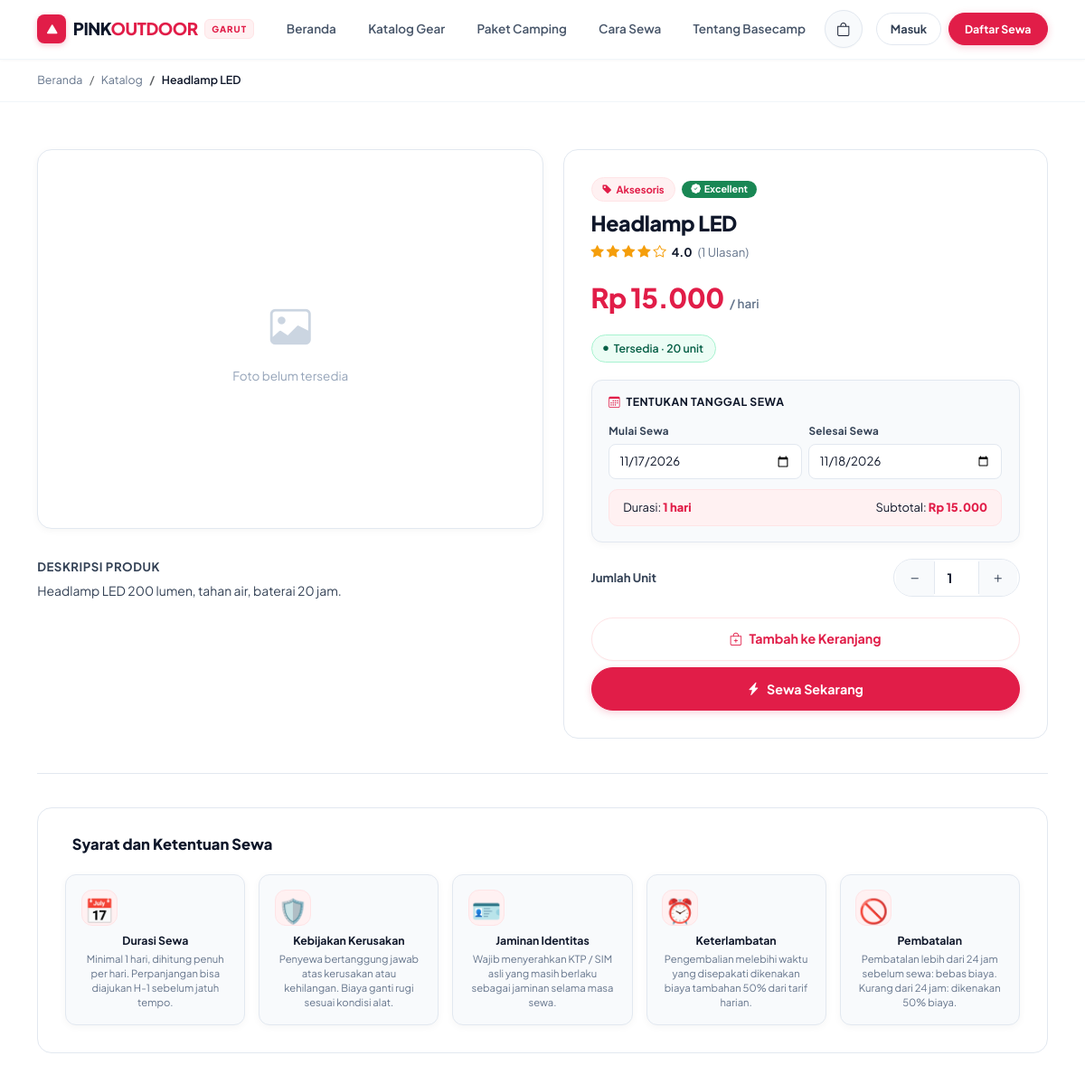
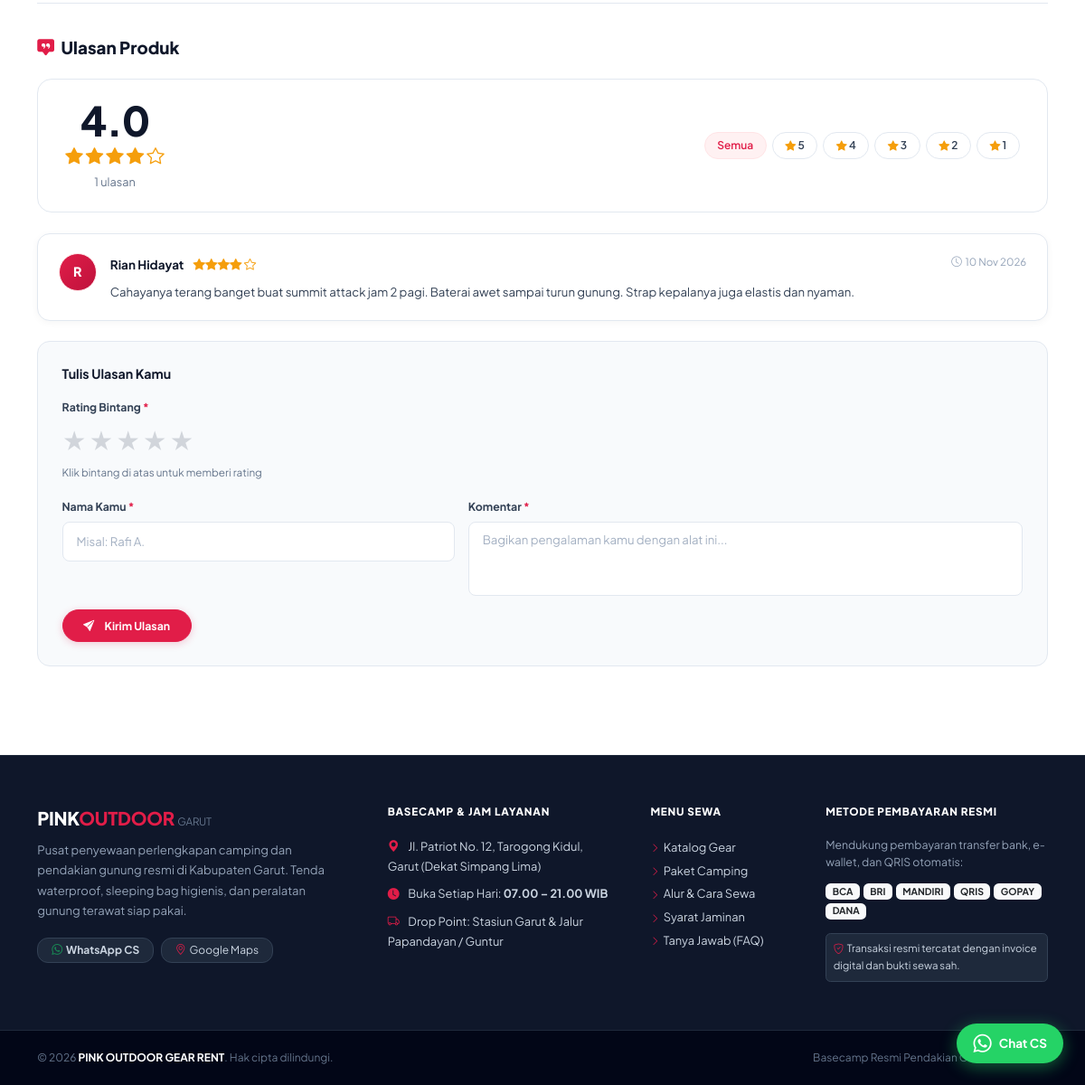
The app's page /detail.php?id=9 with its own data (2 pictures, top to bottom).
### tables this page shows
CREATE TABLE IF NOT EXISTS `products` (
  `id`            INT(11) NOT NULL AUTO_INCREMENT,
  `category_id`   INT(11) NOT NULL,
  `name`          VARCHAR(150) NOT NULL,
  `description`   TEXT DEFAULT NULL,
  `price_per_day` DECIMAL(10,2) NOT NULL,
  `stock`         INT(11) NOT NULL DEFAULT 1,
  `condition`     ENUM('excellent','good','fair') NOT NULL DEFAULT 'good',
  `image`         VARCHAR(255) DEFAULT 'no-image.png',
  `status`        ENUM('available','unavailable') NOT NULL DEFAULT 'available',
  `created_at`    TIMESTAMP DEFAULT CURRENT_TIMESTAMP,
  `updated_at`    TIMESTAMP DEFAULT CURRENT_TIMESTAMP ON UPDATE CURRENT_TIMESTAMP,
  PRIMARY KEY (`id`),
  FOREIGN KEY (`category_id`) REFERENCES `categories`(`id`) ON DELETE CASCADE
);

CREATE TABLE IF NOT EXISTS `categories` (
  `id`         INT(11) NOT NULL AUTO_INCREMENT,
  `name`       VARCHAR(100) NOT NULL,
  `slug`       VARCHAR(100) NOT NULL UNIQUE,
  `icon`       VARCHAR(50) DEFAULT 'bi-box',
  `created_at` TIMESTAMP DEFAULT CURRENT_TIMESTAMP,
  PRIMARY KEY (`id`)
);

CREATE TABLE IF NOT EXISTS `reviews` (
  `id`         INT(11) NOT NULL AUTO_INCREMENT,
  `product_id` INT(11) NOT NULL,
  `user_id`    INT(11) DEFAULT NULL,
  `user_name`  VARCHAR(100) NOT NULL,
  `rating`     INT(1) NOT NULL DEFAULT 5,
  `comment`    TEXT NOT NULL,
  `created_at` TIMESTAMP DEFAULT CURRENT_TIMESTAMP,
  PRIMARY KEY (`id`),
  FOREIGN KEY (`product_id`) REFERENCES `products`(`id`) ON DELETE CASCADE
);

### config/session.php (called while the page is built, shortened)
<?php
function isLoggedIn(): bool {
    return isset($_SESSION['user_id']) && !empty($_SESSION['user_id']);
}

### detail.php (the view, shortened to what this page needs)
<?php
require_once 'config/config.php';
$productId = (int)($_GET['id'] ?? 0);
$stmt = $conn->prepare(
    "SELECT p.*, c.name AS category_name, c.slug AS category_slug
     FROM products p
     JOIN categories c ON p.category_id = c.id
     WHERE p.id = ? AND p.status = 'available'
     LIMIT 1"
);
$stmt->bind_param('i', $productId);
$stmt->execute();
$product = $stmt->get_result()->fetch_assoc();
$starFilter  = (int)($_GET['stars'] ?? 0);
$reviewsSql  = "SELECT * FROM reviews WHERE product_id = ?";
$reviewTypes = 'i';
$reviewParams = [$productId];
$reviewsSql .= " ORDER BY created_at DESC";
$rStmt = $conn->prepare($reviewsSql);
$rStmt->bind_param($reviewTypes, ...$reviewParams);
$rStmt->execute();
$reviews = $rStmt->get_result()->fetch_all(MYSQLI_ASSOC);
$avgRow = $conn->prepare("SELECT AVG(rating) AS avg_r, COUNT(*) AS total FROM reviews WHERE product_id = ?");
$avgRow->bind_param('i', $productId);
$avgRow->execute();
$avgData = $avgRow->get_result()->fetch_assoc();
$avgRating   = round((float)($avgData['avg_r'] ?? 0), 1);
$totalReviews = (int)($avgData['total'] ?? 0);
$baseUrl     = BASE_URL;
$imgFilename = $product['image'] ?? '';
$imgPath     = UPLOAD_PATH . 'gear/' . $imgFilename;
$hasImage    = !empty($imgFilename) && $imgFilename !== 'no-image.png' && file_exists($imgPath) && is_file($imgPath);
$mainImgSrc  = $hasImage
    ? $baseUrl . 'uploads/gear/' . htmlspecialchars($imgFilename)
    : $baseUrl . 'assets/img/no-image.svg';
$conditionMap = [
    'excellent' => ['label' => 'Excellent', 'cls' => 'bg-success text-white'],
    'good'      => ['label' => 'Good',      'cls' => 'bg-warning text-dark'],
    'fair'      => ['label' => 'Fair',      'cls' => 'bg-secondary text-white'],
];
$condBadge = $conditionMap[$product['condition']] ?? ['label' => ucfirst($product['condition']), 'cls' => 'bg-secondary text-white'];
?>
<!DOCTYPE html>
<html lang="id">
<head>
  <link href="https://cdn.jsdelivr.net/npm/bootstrap@5.3.2/dist/css/bootstrap.min.css" rel="stylesheet">
  <link href="https://cdn.jsdelivr.net/npm/bootstrap-icons@1.11.3/font/bootstrap-icons.min.css" rel="stylesheet">
  <link href="assets/css/style.css" rel="stylesheet">
</head>
<body>
<?php include 'config/partials/navbar.php'; ?>
<div class="detail-breadcrumb">
  <div class="container">
    <nav aria-label="breadcrumb">
      <ol class="breadcrumb">
        <li class="breadcrumb-item"><a href="<?= $baseUrl ?>index.php">Beranda</a></li>
        <li class="breadcrumb-item"><a href="<?= $baseUrl ?>katalog.php">Katalog</a></li>
        <li class="breadcrumb-item active" aria-current="page"><?= htmlspecialchars($product['name']) ?></li>
      </ol>
    </nav>
  </div>
</div>
<div class="container py-5">
  <div class="row g-5">
    <div class="col-lg-6">
      <div class="detail-img-box" id="mainImgBox">
        <?php if ($hasImage): ?>
          <img src="<?= $mainImgSrc ?>" alt="<?= htmlspecialchars($product['name']) ?>"
               id="mainImg" loading="eager"
               onerror="this.onerror=null;this.src='<?= $baseUrl ?>assets/img/no-image.svg'">
        <?php else: ?>
          <div class="no-img-placeholder">
            <i class="bi bi-image" style="font-size:3rem;color:#cbd5e1;"></i>
            <span>Foto belum tersedia</span>
          </div>
        <?php endif; ?>
      </div>
      <div class="mt-4 d-none d-lg-block">
        <h6 class="fw-700 mb-2" style="font-size:.88rem;color:#334155;text-transform:uppercase;letter-spacing:.5px;">Deskripsi Produk</h6>
        <p style="font-size:.93rem;color:#334155;line-height:1.75;">
          <?= nl2br(htmlspecialchars($product['description'] ?? 'Belum ada deskripsi.')) ?>
        </p>
      </div>
    </div>
    <div class="col-lg-6">
      <div class="detail-info-card">
        <div class="d-flex align-items-center gap-2 flex-wrap">
          <span class="cat-pill-sm">
            <i class="bi bi-tag-fill"></i><?= htmlspecialchars($product['category_name']) ?>
          </span>
          <span class="badge <?= $condBadge['cls'] ?>" style="font-size:.72rem;padding:.28rem .65rem;border-radius:999px;">
            <i class="bi bi-patch-check-fill me-1"></i><?= $condBadge['label'] ?>
          </span>
        </div>
        <h1 class="detail-product-name"><?= htmlspecialchars($product['name']) ?></h1>
        <div class="detail-rating mb-1">
          <span class="star-rating-gold">
            <?php
              $full  = floor($avgRating);
              $half  = ($avgRating - $full) >= 0.5 ? 1 : 0;
              $empty = 5 - $full - $half;
              echo str_repeat('<i class="bi bi-star-fill"></i>', (int)$full);
              echo str_repeat('<i class="bi bi-star"></i>', (int)$empty);
            ?>
          </span>
          <span class="fw-700" style="color:#0f172a;"><?= $avgRating > 0 ? number_format($avgRating,1) : '—' ?></span>
          <span class="text-muted">(<?= $totalReviews ?> Ulasan)</span>
        </div>
        <div class="detail-price-block">
          <span class="detail-price">Rp <?= number_format($product['price_per_day'], 0, ',', '.') ?></span>
          <span class="detail-price-unit">/ hari</span>
        </div>
        <div class="mb-3">
          <?php if ($product['stock'] <= 0): ?>
            <span class="stock-indicator stock-out"><i class="bi bi-x-circle-fill"></i> Stok Habis</span>
          <?php elseif ($product['stock'] <= 2): ?>
            <span class="stock-indicator stock-low"><i class="bi bi-exclamation-circle-fill"></i> Stok Terbatas (<?= $product['stock'] ?> tersisa)</span>
          <?php else: ?>
            <span class="stock-indicator stock-ok"><i class="bi bi-circle-fill" style="font-size:.45em;"></i> Tersedia · <?= $product['stock'] ?> unit</span>
          <?php endif; ?>
        </div>
        <?php if ($product['stock'] > 0): ?>
        <div class="date-picker-box">
          <h6 class="fw-700 mb-3" style="font-size:.82rem;color:#0f172a;text-transform:uppercase;letter-spacing:.5px;">
            <i class="bi bi-calendar3 me-1" style="color:#e11d48;"></i> Tentukan Tanggal Sewa
          </h6>
          <div class="row g-2 mb-2">
            <div class="col-6">
              <label>Mulai Sewa</label>
              <input type="date" id="startDate" name="start_date"
                     min="<?= date('Y-m-d') ?>"
                     value="<?= date('Y-m-d') ?>"
                     oninput="calcDates()">
            </div>
            <div class="col-6">
              <label>Selesai Sewa</label>
              <input type="date" id="endDate" name="end_date"
                     min="<?= date('Y-m-d', strtotime('+1 day')) ?>"
                     value="<?= date('Y-m-d', strtotime('+1 day')) ?>"
                     oninput="calcDates()">
            </div>
          </div>
          <div class="date-calc-result" id="calcResult">
            <span>Durasi: <strong id="calcDays">1 hari</strong></span>
            <span>Subtotal: <strong id="calcPrice">Rp <?= number_format($product['price_per_day'],0,',','.') ?></strong></span>
          </div>
        </div>
        <div class="d-flex align-items-center justify-content-between mb-4">
          <span class="fw-700" style="font-size:.88rem;color:#334155;">Jumlah Unit</span>
          <div class="qty-stepper">
            <button type="button" onclick="changeQty(-1)" aria-label="Kurang"><i class="bi bi-dash"></i></button>
            <input type="number" id="qtyInput" value="1" min="1" max="<?= (int)$product['stock'] ?>" readonly>
            <button type="button" onclick="changeQty(1)" aria-label="Tambah"><i class="bi bi-plus"></i></button>
          </div>
        </div>
        <div class="d-grid gap-2">
          <form method="POST" action="<?= $baseUrl ?>cart.php" id="addToCartForm">
            <button type="submit" class="btn-pink-outline w-100" style="min-height:48px;font-size:.95rem;">
              <i class="bi bi-bag-plus"></i> Tambah ke Keranjang
            </button>
          </form>
          <form method="POST" action="<?= $baseUrl ?>cart.php">
            <button type="submit" class="btn-pink w-100" style="min-height:48px;font-size:.95rem;">
              <i class="bi bi-lightning-charge-fill"></i> Sewa Sekarang
            </button>
          </form>
        </div>
        <?php else: ?>
        <button class="btn btn-light border w-100 fw-700 text-muted" disabled style="min-height:48px;">
          <i class="bi bi-lock me-1"></i> Stok Sedang Habis — Hubungi Kami
        </button>
        <?php endif; ?>
      </div>
    </div>
  </div>
  <div class="detail-section-divider"></div>
  <div class="terms-banner">
    <h5><i class="bi bi-shield-check-fill text-pink"></i> Syarat dan Ketentuan Sewa</h5>
    <div class="terms-grid">
      <div class="terms-card">
        <span class="terms-icon">📅</span>
        <div class="terms-title">Durasi Sewa</div>
        <div class="terms-desc">Minimal 1 hari, dihitung penuh per hari. Perpanjangan bisa diajukan H-1 sebelum jatuh tempo.</div>
      </div>
      <div class="terms-card">
        <span class="terms-icon">🛡️</span>
        <div class="terms-title">Kebijakan Kerusakan</div>
        <div class="terms-desc">Penyewa bertanggung jawab atas kerusakan atau kehilangan. Biaya ganti rugi sesuai kondisi alat.</div>
      </div>
      <div class="terms-card">
        <span class="terms-icon">🪪</span>
        <div class="terms-title">Jaminan Identitas</div>
        <div class="terms-desc">Wajib menyerahkan KTP / SIM asli yang masih berlaku sebagai jaminan selama masa sewa.</div>
      </div>
      <div class="terms-card">
        <span class="terms-icon">⏰</span>
        <div class="terms-title">Keterlambatan</div>
        <div class="terms-desc">Pengembalian melebihi waktu yang disepakati dikenakan biaya tambahan 50% dari tarif harian.</div>
      </div>
      <div class="terms-card">
        <span class="terms-icon">🚫</span>
        <div class="terms-title">Pembatalan</div>
        <div class="terms-desc">Pembatalan lebih dari 24 jam sebelum sewa: bebas biaya. Kurang dari 24 jam: dikenakan 50% biaya.</div>
      </div>
    </div>
  </div>
  <div class="detail-section-divider" id="ulasan"></div>
  <div class="reviews-section">
    <h4><i class="bi bi-chat-square-quote-fill text-pink me-2"></i>Ulasan Produk</h4>
    <div class="review-avg-block">
      <div class="text-center" style="min-width:80px;">
        <div class="review-avg-num"><?= $avgRating > 0 ? number_format($avgRating,1) : '—' ?></div>
        <div class="review-avg-stars star-rating-gold">
          <?php
            if ($avgRating > 0) {
              $f = floor($avgRating); $h = ($avgRating - $f) >= 0.5 ? 1 : 0; $e = 5 - $f - $h;
              echo str_repeat('<i class="bi bi-star-fill"></i>', (int)$f);
              echo str_repeat('<i class="bi bi-star"></i>', (int)$e);
            } else { echo '<span style="color:#d1d5db">★★★★★</span>'; }
          ?>
        </div>
        <div class="review-avg-count"><?= $totalReviews ?> ulasan</div>
      </div>
      <div class="review-filter-pills">
        <a href="detail.php?id=<?= $productId ?>#ulasan"
           class="review-filter-pill <?= $starFilter === 0 ? 'active' : '' ?>">Semua</a>
        <?php for ($s = 5; $s >= 1; $s--): ?>
        <a href="detail.php?id=<?= $productId ?>&stars=<?= $s ?>#ulasan"
           class="review-filter-pill <?= $starFilter === $s ? 'active' : '' ?>">
          <i class="bi bi-star-fill" style="color:#f59e0b;"></i> <?= $s ?>
        </a>
        <?php endfor; ?>
      </div>
    </div>
    <?php if (empty($reviews)): ?>
    <div class="text-center py-5" style="color:#94a3b8;">
      <i class="bi bi-chat-left-text" style="font-size:2.5rem;"></i>
      <p class="mt-2 fw-600">Belum ada ulasan<?= $starFilter ? ' untuk bintang ' . $starFilter : '' ?>.</p>
    </div>
    <?php else: ?>
    <?php foreach ($reviews as $rv): ?>
    <div class="review-card">
      <div class="d-flex align-items-start gap-3">
        <div class="review-avatar">
          <?= strtoupper(mb_substr(trim($rv['user_name']), 0, 1)) ?>
        </div>
        <div class="flex-grow-1">
          <div class="d-flex justify-content-between align-items-start flex-wrap gap-1">
            <div>
              <span class="review-name"><?= htmlspecialchars($rv['user_name']) ?></span>
              <span class="ms-2 review-stars">
                <?= str_repeat('<i class="bi bi-star-fill"></i>', (int)$rv['rating']) ?>
                <?= str_repeat('<i class="bi bi-star"></i>', 5 - (int)$rv['rating']) ?>
              </span>
            </div>
            <span class="review-date">
              <i class="bi bi-clock me-1"></i><?= date('d M Y', strtotime($rv['created_at'])) ?>
            </span>
          </div>
          <p class="review-body mb-0"><?= nl2br(htmlspecialchars($rv['comment'])) ?></p>
        </div>
      </div>
    </div>
    <?php endforeach; ?>
    <?php endif; ?>
    <div class="review-form-card mt-4">
      <h6 class="fw-700 mb-3" style="font-size:.95rem;">Tulis Ulasan Kamu</h6>
      <form method="POST" action="detail.php?id=<?= $productId ?>#ulasan">
        <div class="mb-3">
          <label class="form-label fw-700" style="font-size:.82rem;color:#334155;">Rating Bintang <span class="text-pink">*</span></label>
          <div class="star-rating-interactive" id="starRater">
            <?php for ($s = 1; $s <= 5; $s++): ?>
            <span class="star-btn" data-val="<?= $s ?>" role="button"
                  style="font-size:1.75rem;cursor:pointer;color:#d1d5db;transition:color .1s;"
                  onclick="selectStar(<?= $s ?>)">★</span>
            <?php endfor; ?>
          </div>
          <div class="text-muted mt-1" style="font-size:.78rem;" id="starRatingLabel">Klik bintang di atas untuk memberi rating</div>
        </div>
        <div class="row g-3">
          <div class="col-md-5">
            <label class="form-label fw-700" style="font-size:.82rem;color:#334155;">Nama Kamu <span class="text-pink">*</span></label>
            <input type="text" name="reviewer_name" class="form-control"
                   placeholder="Misal: Rafi A."
                   value="<?= htmlspecialchars($_POST['reviewer_name'] ?? (isLoggedIn() ? getUserName() : '')) ?>"
                   style="border-radius:8px;" required maxlength="100">
          </div>
          <div class="col-md-7">
            <label class="form-label fw-700" style="font-size:.82rem;color:#334155;">Komentar <span class="text-pink">*</span></label>
            <textarea name="reviewer_comment" class="form-control" rows="3"
                      placeholder="Bagikan pengalaman kamu dengan alat ini..."
                      style="border-radius:8px;resize:none;" required maxlength="1000"><?= htmlspecialchars($_POST['reviewer_comment'] ?? '') ?></textarea>
          </div>
        </div>
        <div class="mt-3">
          <button type="submit" class="btn-pink btn-sm px-4">
            <i class="bi bi-send-fill me-1"></i> Kirim Ulasan
          </button>
        </div>
      </form>
    </div>
  </div>
</div>
<?php include 'config/partials/footer.php'; ?>
</body>
</html>

### records on screen
products: name "Headlamp LED", description "Headlamp LED 200 lumen, tahan air, baterai 20 jam.", category.name "Aksesoris", condition "Excellent", price_per_day "15.000", stock "20"
reviews: user_name "R", user_name "Rian Hidayat", created_at "10 Nov 2026", comment "Cahayanya terang banget buat summit attack jam 2 pagi. Baterai awet sampai turun gunung. Strap kepalanya juga elastis dan nyaman."

### other values on screen
$avgRating "4.0"
$totalReviews "1"
